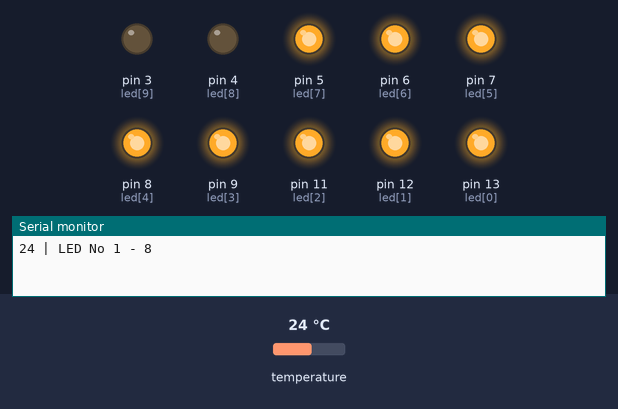
The sketch below on a simulated Arduino Uno, built with avr-gcc and run on an emulated ATmega328P. Parts: output pins drawn as LEDs (lit = HIGH), the last lines printed to the serial monitor. Inputs (shaded band) come from the test bench; at power-on: temperature 24 °C.

Above: at 2.2 s.
2.3 s: temperature set to 23.4 °C
At 3.1 s:
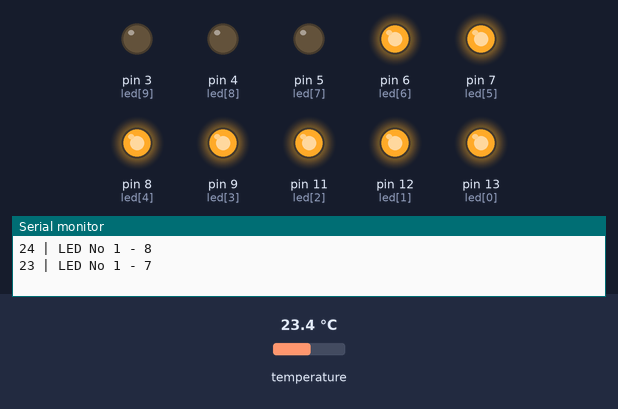
4.0 s: temperature set to 22.2 °C
At 5.2 s:
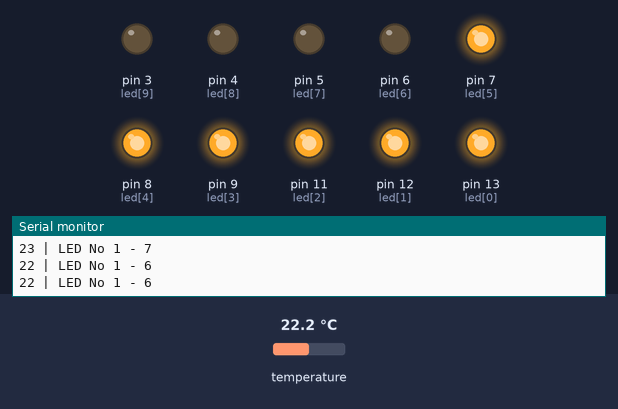
5.5 s: temperature set to 21.2 °C
At 6.3 s:
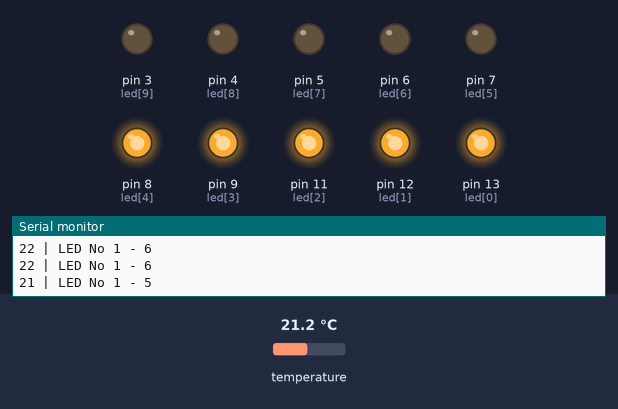
7.1 s: temperature set to 19 °C
At 8.3 s:
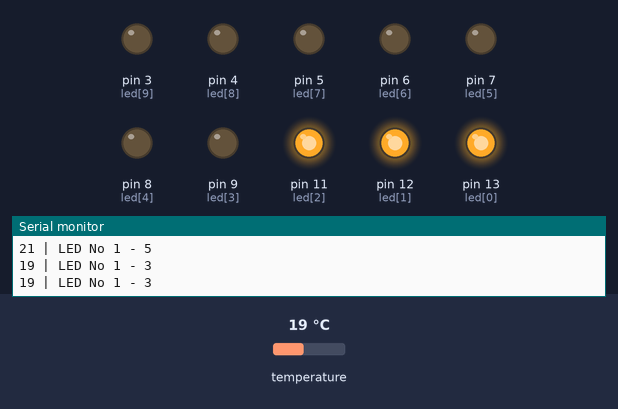
8.6 s: temperature set to 12 °C
At 9.6 s:
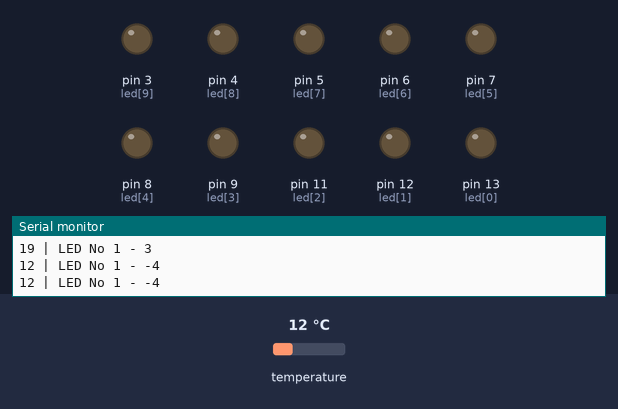
10.1 s: temperature set to 28 °C
At 10.6 s:
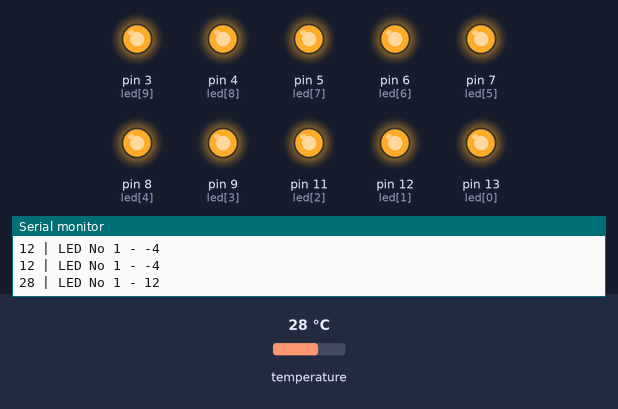
Timing chart, 0 to 12.6 s (numbered marks = the images above; inputs shaded):
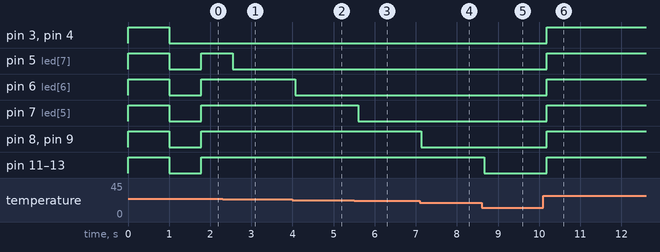

Measured:
- the behaviour switches between 24 and 23.9 °C on temperature (found by bisection; images 0 and 1)
- the behaviour switches between 23 and 22.9 °C on temperature (found by bisection; images 1 and 2)
- the behaviour switches between 22 and 21.9 °C on temperature (found by bisection; images 2 and 3)
- after the input at 2.3 s, pin 5 (led[7]): HIGH → LOW after 0.24 s
- after the input at 4.0 s, pin 6 (led[6]): HIGH → LOW after 0.07 s
- after the input at 5.5 s, pin 7 (led[5]): HIGH → LOW after 0.10 s
- after the input at 7.1 s, pin 8 (led[4]), pin 9 (led[3]): HIGH → LOW at once
- after the input at 8.6 s, pin 11 (led[2]), pin 12 (led[1]), pin 13 (led[0]): HIGH → LOW after 0.06 s
- after the input at 10.1 s, pin 3 (led[9]), pin 4 (led[8]), pin 5 (led[7]), pin 6 (led[6]), pin 7 (led[5]), pin 8 (led[4]), pin 9 (led[3]), pin 11 (led[2]), pin 12 (led[1]), pin 13 (led[0]): LOW → HIGH after 0.09 s

The sketch:

temperature_scala.ino
```cpp
#include <OneWire.h>
#include <DallasTemperature.h>

// DS18S20 Temperature chip i/o
OneWire oneWire(10);  // on pin 10
DallasTemperature sensors(&oneWire);

//Define the LEDs
//int led13 = 13, led12 = 12, led11 = 11, led9 = 9, led8 = 8, led7 = 7, led6 = 6, led5 = 5, led4 = 4, led3 = 3;
int led[] = {13 , 12 , 11 , 9 , 8 , 7 , 6 , 5 , 4 , 3 };
int i;

//Temperature Value
int temperature;

//Define the starting degree, e.g. 17 to 26 degree
int startScale = 17;

//Debuggin on serial console
const int DEBUG = 1;

void setup() {

  //Set LED pins into output mode
  for ( i = 0; i < 10; i++ ) {
     pinMode ( led[ i ] , OUTPUT );
  }

  //Activate serial connection for debugging
  if ( DEBUG == 1 ) {
    Serial.begin( 9600 );
    Serial.flush();
  }

 testLEDs();
 delay(1000);
 resetLEDs();
  //Initialize DallasTemperature functions
  sensors.begin();

}

void loop() {

    //Get the temperature from DS
    sensors.requestTemperatures();
    //Convert the temperature into Celcius value
    temperature = sensors.getTempCByIndex(0);
   //Start turning on LEDs depending on temperature
    setLED();

}


//Turning the LEDs depending on the temperature on/off
void setLED( ) {

  if ( DEBUG == 1 ) {
    Serial.print( temperature , DEC);
    Serial.print( " | LED No 1 - " );
    Serial.println( ( temperature - startScale + 1 ) , DEC);
  }

  //Set the startpoint for 1st LED
  temperature -= startScale;
  resetLEDs();
  for ( i = 0; i <= temperature; i++ ) {
    digitalWrite( led[ i ], HIGH );
  }

}

//Turning all LEDs off
void resetLEDs() {

  for ( i = 0; i <= 9; i++ ) {
    digitalWrite( led[ i ], LOW );
  }

}

//Turning all LEDs off
void testLEDs() {

  for ( i = 0; i <= 9; i++ ) {
    digitalWrite( led[ i ], HIGH );
  }

}
```
